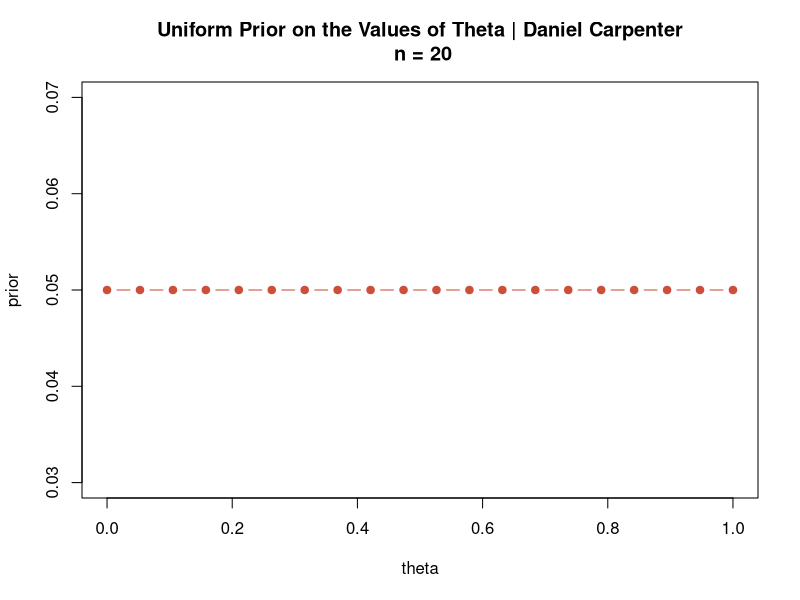
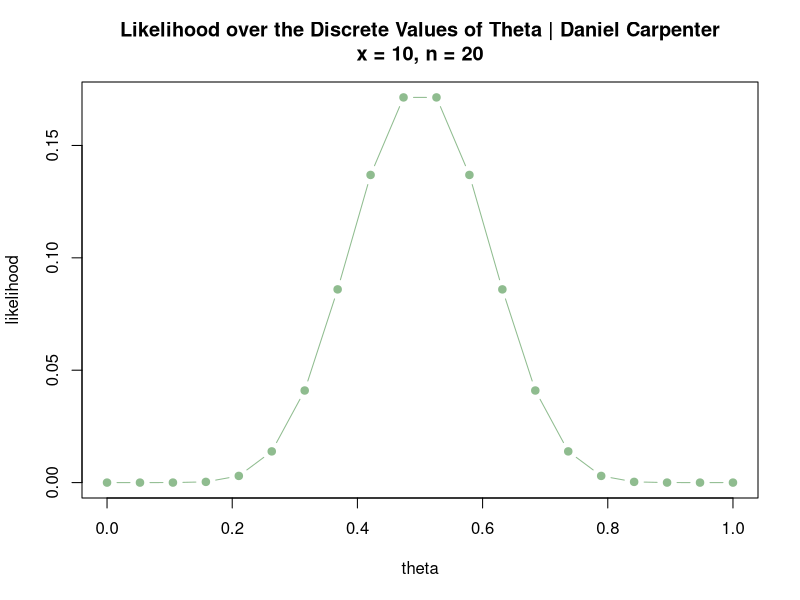
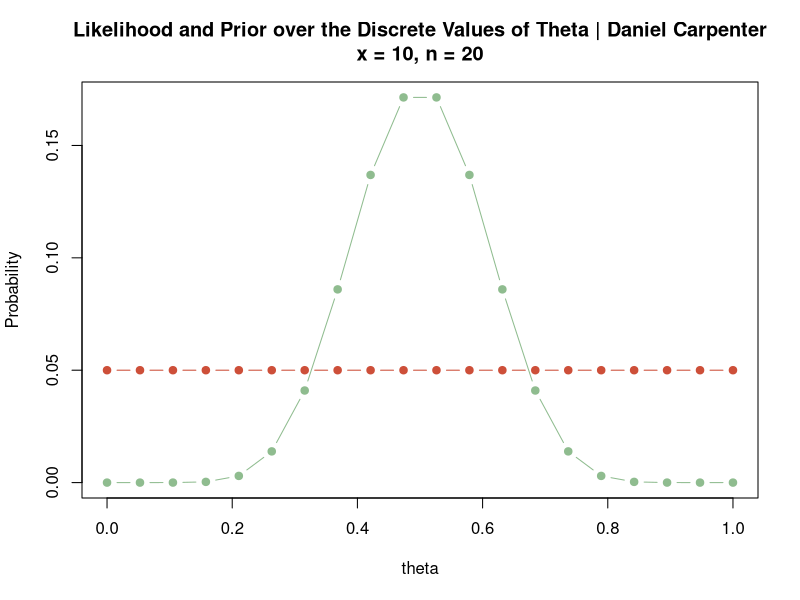
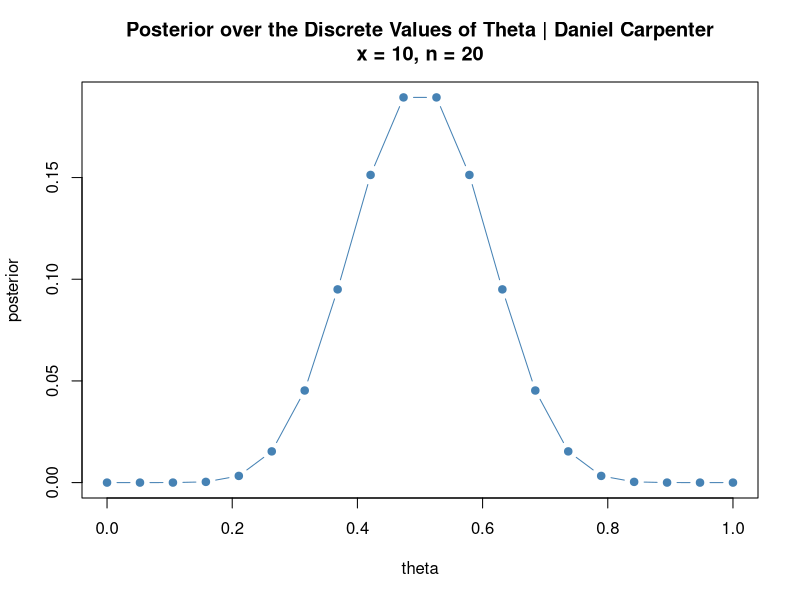
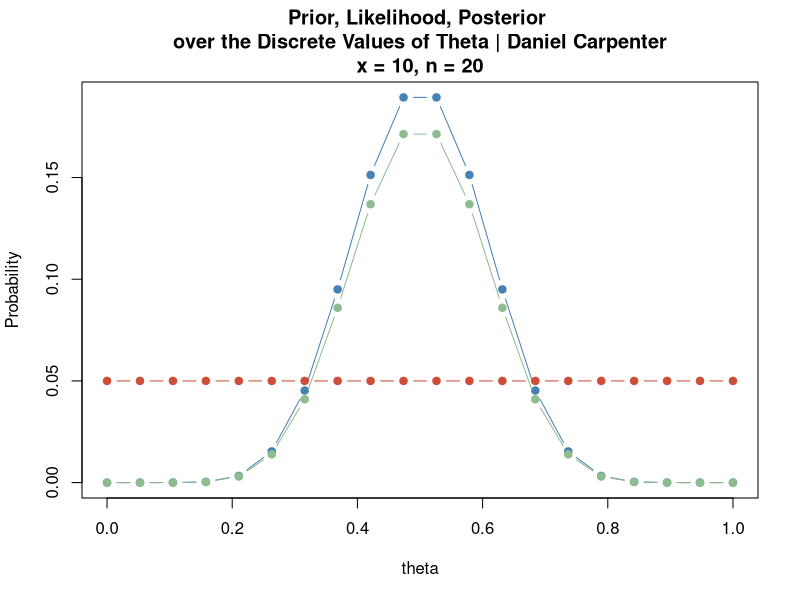
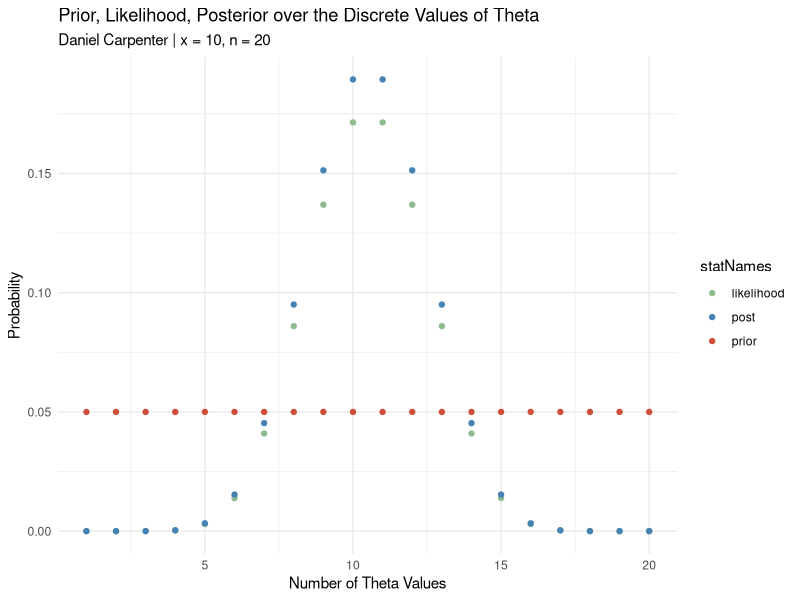
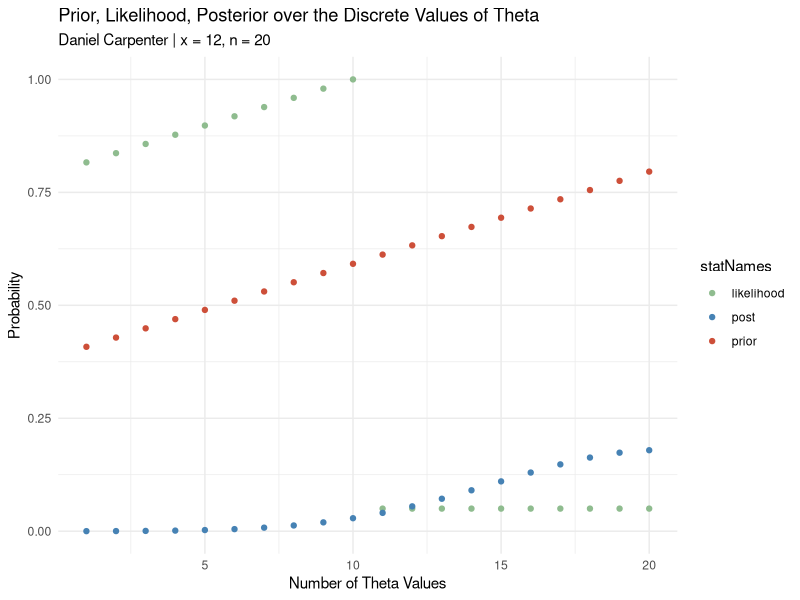
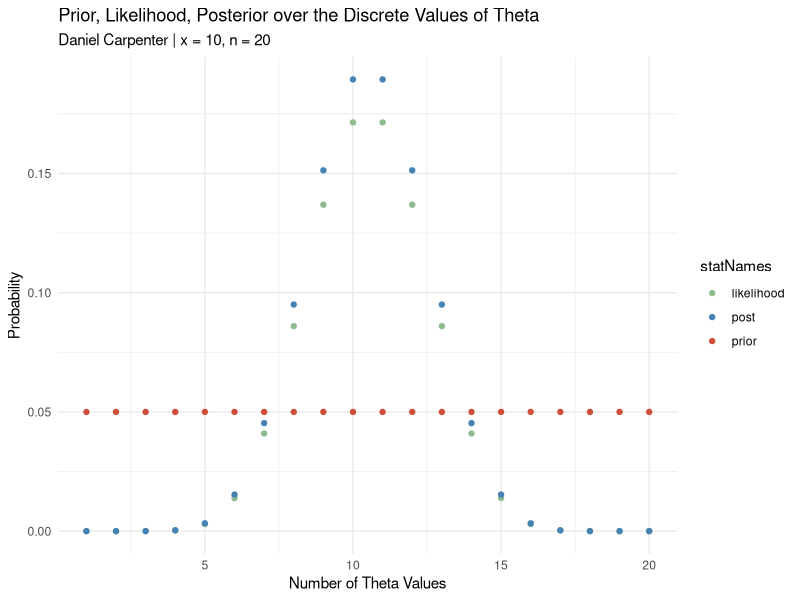

These figures' R source, in order:
## ---- chunk 1
knitr::opts_chunk$set(echo = TRUE)
## ---- chunk 2
# Probability of success given N number of trials
from = 0
to   = 1
n    = 10

theta <- seq(from, to, length = n)

# Point Estimate for Theta
pointEst <- mean(theta)
pointEst
## ---- chunk 3
classicalEst <- pointEst + c(-1, 1) * 1.95 * sqrt(pointEst*(1 - pointEst) / n)
classicalEst
## ---- chunk 4
print(paste0("We can be 95% confident that the true value of theta will be between ",
             round(classicalEst[1], 4), " and ", round(classicalEst[2], 4), 
             " (rounded to 4 decimal places) if repreated samples were taken."))
## ---- chunk 5
print(paste0("There are ", n, " number of samples used to make the interval."))
## ---- chunk 6
print(paste0("An infinite number of samples are assumed to give this interpretation"))
## ---- chunk 7
# Probability of success given N number of trials
from = 0
to   = 1
n    = 20

theta <- seq(from, to, length = n)
## ---- chunk 8
prior = rep(1/n, n)

priorPlot <- plot(x = theta, y = prior, 
                  main = paste0("Uniform Prior on the Values of Theta | Daniel Carpenter\n n = ", n),
                  type = "b", pch = 19, col = "tomato3")
## ---- chunk 9
# Substitute Dummy Input value for `x`
numSuccesses = round(n / 2)

likelihood  = dbinom(x=numSuccesses, size = n, prob = theta)
## ---- chunk 10
likelihoodPlot <- plot(x = theta, y = likelihood, 
                       main = paste0("Likelihood over the Discrete Values of Theta | Daniel Carpenter\n",
                                     "x = ", numSuccesses, ", n = ", n),
                       type = "b", pch = 19, col = "darkseagreen")
## ---- chunk 11
# Plot the likelihood
plot(x = theta, y = likelihood, 
                     main = paste0("Likelihood and Prior over the Discrete Values of Theta | Daniel Carpenter\n",
                                   "x = ", numSuccesses, ", n = ", n),
     ylab = "Probability",
                     type = "b", pch = 19, col = "darkseagreen")

# Plot the Prior
lines(x = theta, y = prior, type = "b", pch = 19, col = "tomato3")
## ---- chunk 12
# Calculate the Prior x the Likelihood
h <-  prior * likelihood

# Get the posterior Distribution
posterior = h / sum(h)

# Plot of only the posterior
plot(x = theta, y = posterior,
     main = paste0("Posterior over the Discrete Values of Theta | Daniel Carpenter\n",
                   "x = ", numSuccesses, ", n = ", n),
     type = "b", pch = 19, col = "steelblue")
## ---- chunk 13
# Plot the Posterior
plot(x = theta, y = posterior, 
                     main = paste0("Prior, Likelihood, Posterior \nover the Discrete Values of Theta | Daniel Carpenter\n",
                                   "x = ", numSuccesses, ", n = ", n),
                     type = "b", pch = 19, col = "steelblue",
     ylab = "Probability")

# Prior
lines(x = theta, y = prior,     type = "b", pch = 19, col = "tomato3")

# Likelihood
lines(x = theta, y = likelihood, type = "b", pch = 19, col = "darkseagreen")

## ---- chunk 14
bayesMatrix <- matrix(data = c(theta, prior, likelihood, h, posterior), 
                      nr = n, nc = 5, byrow = FALSE)
colnames(bayesMatrix) <- c("theta", "prior", "likelihood", "h", "post")

# Print Table
knitr::kable(bayesMatrix)

# Totals for each Column
knitr::kable(colSums(bayesMatrix))
## ---- chunk 15
## Number of Theta numbers to plot
numThetaVals = 1:n

## Convert to data fram for plotting
df <- as.data.frame(cbind(bayesMatrix, numThetaVals))


if(!require(tidyverse)) install.packages(tidyverse)
df <- df %>%
  
  # Select to only the needed data
  select(-h) %>%
  
  # Pivot y axis variables into single column for ggplot-ing
  pivot_longer(cols      = c("prior", "likelihood", "post"),
               values_to = "values",
               names_to  = "statNames")

# Plot it!
basePlot <- ggplot(df,
                   aes(x = numThetaVals,
                       y = values,
                       color = statNames)) +
  # Theme and colors
  theme_minimal() +
  scale_color_manual(values = c('darkseagreen', 'steelblue', "tomato3")) +
  
  # Labels
  labs(title = "Prior, Likelihood, Posterior over the Discrete Values of Theta",
       subtitle = paste0("Daniel Carpenter | x = ", numSuccesses, ", n = ", n),
       x = 'Number of Theta Values', y = 'Probability') +

  # The points
  geom_point()

basePlot 

## ---- chunk 16
mybinpost <- function(n, x, theta, alpha) {
  
  # CALCULATIONS -------------------------------------------
    
    ## Calculate prior assuming uniform distribution
    prior = rep(1/n, n)
  
    ## Calculate the likelihood
    likelihood  = dbinom(x=x, size=n, prob=theta)
    
    ## Calculate the Prior x the Likelihood
    h <-  prior * likelihood
    
    ## Get the posterior Distribution
    posterior = h / sum(h) 
    
    ## Consolidate into a matrix with column names
    bayesMatrix <- matrix(data = c(theta, prior, likelihood, h, posterior), 
                        nr = n, nc = 5, byrow = FALSE)
    colnames(bayesMatrix) <- c("theta", "prior", "likelihood", "h", "post")

        
  # PLOTTING -----------------------------------------------
    
    ## Number of Theta numbers to plot
    numThetaVals = 1:n
    
    ## Convert to data frame for ggplot
    df <- as.data.frame(cbind(bayesMatrix, numThetaVals))
    
    
    if(!require(tidyverse)) install.packages(tidyverse)
    df <- df %>%
      
      ### Select to only the needed data
      select(-h) %>%
      
      ### Pivot y axis variables into single column for ggplot-ing
      pivot_longer(cols      = c("prior", "likelihood", "post"),
                   values_to = "values",
                   names_to  = "statNames")
    
    ## Plot it!
    basePlot <- ggplot(df,
                       aes(x = numThetaVals,
                           y = values,
                           color = statNames)) +
      ### Theme and colors
      theme_minimal() +
      scale_color_manual(values = c('darkseagreen', 'steelblue', "tomato3")) +
      
      ### Labels
      labs(title = "Prior, Likelihood, Posterior over the Discrete Values of Theta",
           subtitle = paste0("Daniel Carpenter | x = ", x, ", n = ", n),
           x = 'Number of Theta Values', y = 'Probability')+ 
      
      ### Create the points
      geom_point()
    
    # Output Plot
    print(basePlot)
    
    
  # BCI & Point Est ------------------------------------------
    
    ## BCI
    cp = cumsum(posterior) # cumulative sum
    L = max(which(cp<alpha/2)) # this gives the max index where  cp < alpha/2
    U = min(which(cp > 1-alpha/2))
    BCI = df$theta[c(L,U)] # close to the desired BCI
    
    ## Bayesian point estimate is the posterior mean
    bayesPointEst <- mean(posterior)
    
    
  # RETURN DATA --------------------------------------------- 
    
    ## Used for latex output of a matrix
    if(!require(xtable)) install.packages(xtable)
    
    ## Return a list of relevant data
    return(c(bayesMatrix,
             xtable(bayesMatrix),
             n,
             x,
             bayesPointEst,
             BCI))
}

## ---- chunk 17
mybinpost(n=20,x=12,theta = seq(0,1,length=50), alpha=0.05)
## ---- chunk 18
mybinpost(n=20, x=10, theta=seq(0,1,length=20), alpha=0.05)
mybinpost(n=50, x=25, theta=seq(0,1,length=30), alpha=0.1)
